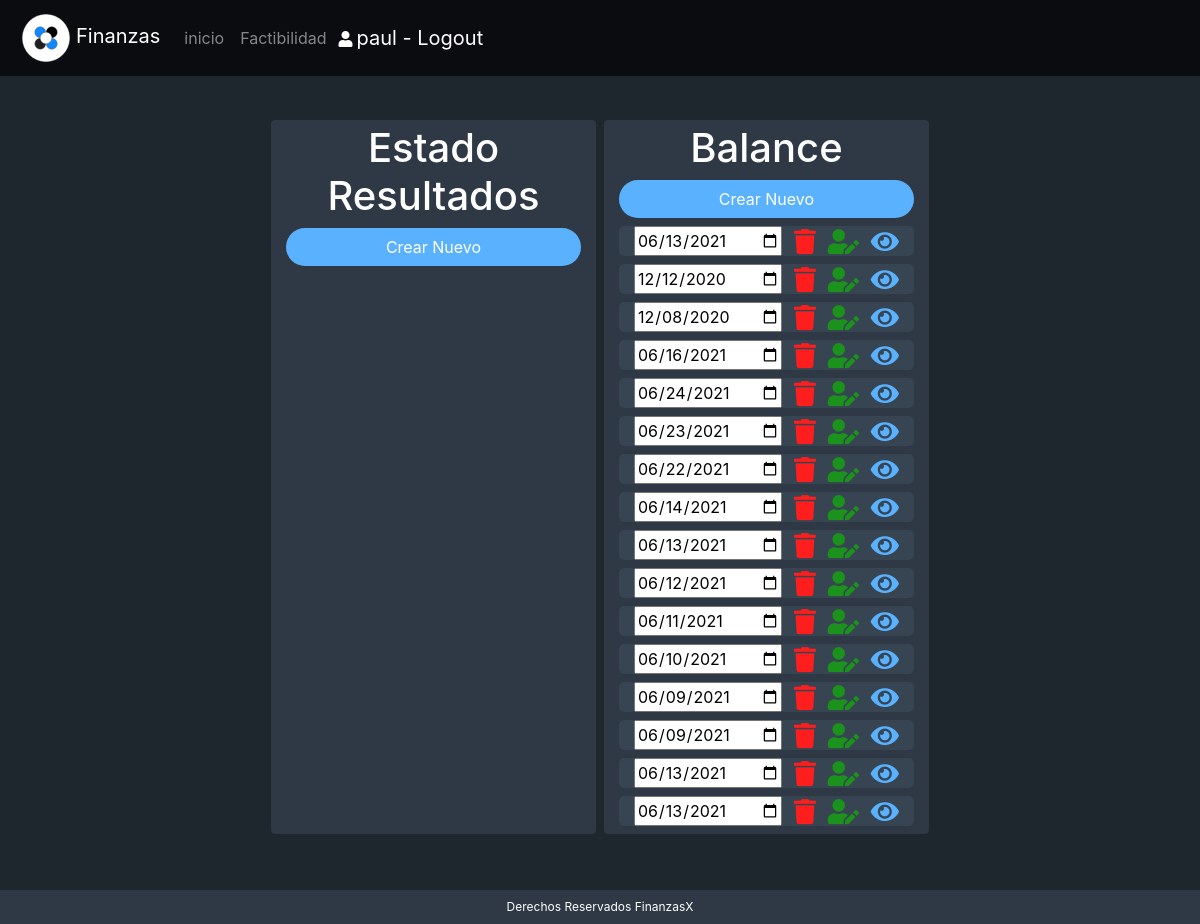
Page /gestion/ (signed in) on the earlier database version.
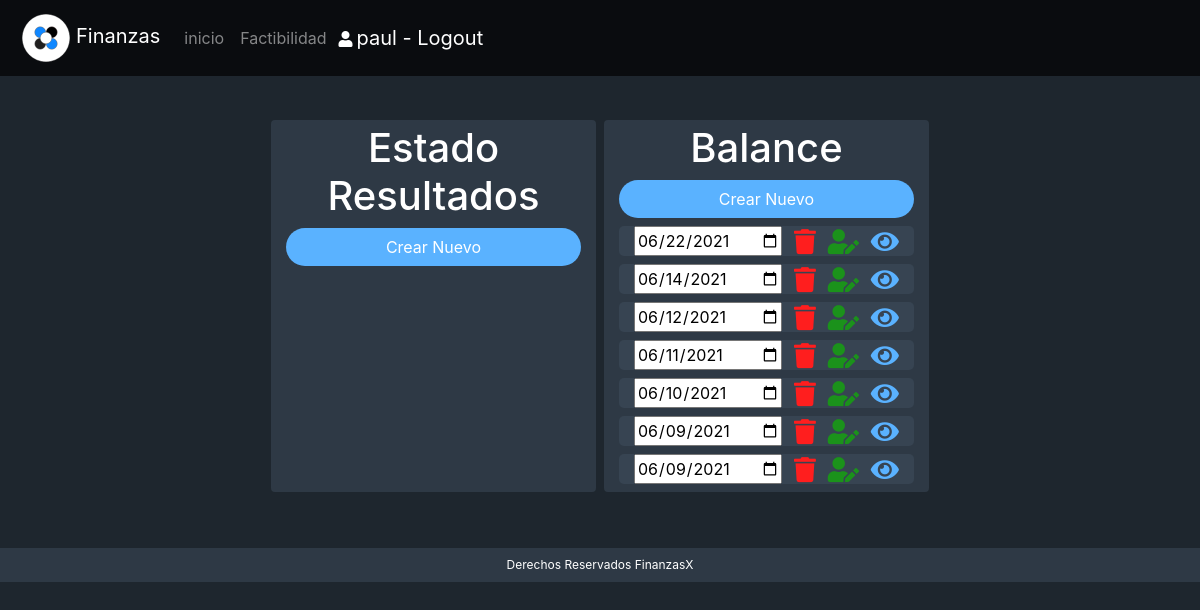
Same page on the later database version.
### gestion/models.py (models this page shows, shortened)
class BalanceGeneral(models.Model):
    disponible = models.FloatField(default=0)
    valoresNegociables = models.FloatField(default=0)
    deudoresPorVenta = models.FloatField(default=0)
    deudoresVarios = models.FloatField(default=0)
    impuestosPorRecuperar = models.FloatField(default=0)
    cuentaPorPagar = models.FloatField(default=0)
    provedores = models.FloatField(default=0)
    retenciones = models.FloatField(default=0)
    convenioConInstituciones = models.FloatField(default=0)
    otros = models.FloatField(default=0)
    mueblesUtiles = models.FloatField(default=0)
    maquinariaEquipoOficina = models.FloatField(default=0)
    otrosActivosFijos = models.FloatField(default=0)
    equipoTransporte = models.FloatField(default=0)
    acredoresHipotecarios = models.FloatField(default=0)
    programasComputacionales = models.FloatField(default=0)
    otros2 = models.FloatField(default=0)
    amortizaciones = models.FloatField(default=0)
    capitalSocial = models.FloatField(default=0)
    utilidadesRetenidas = models.FloatField(default=0)
    fechaCreacion = models.DateField(default=datetime.now)
    creador = models.ForeignKey(settings.AUTH_USER_MODEL,on_delete=models.CASCADE)

### gestion/views.py (the view)
# urls.py: path('',views.index)
def index(request):
    balance=''
    estadoResultados=''
    if str(request.user) != 'AnonymousUser':
        balance = BalanceGeneral.objects.filter(creador=request.user)
        estadoResultados=EstadoResultados.objects.filter(creador=request.user)
    contexto={
        'listaBalance':balance,
        'listaEstadoResultados':estadoResultados
    }
    return render(request,'gestion/index.html',contexto)

### gestion/templates/gestion/index.html (shortened to what this page needs)
{% extends "base_menu.html" %}
{% load static %}
{% block content %}
{% if user.is_authenticated %}
<div class="col-md-12 d-flex justify-content-center mt-5 mb-5">
  <div class="col-md-10  col-sm-12   pl-0 pr-0 d-flex justify-content-center fw-wrap">
    <div class="col-md-4 dark rounded ml-1 mr-1 pl-0 pr-0 mt-2 mb-2">
      <div class="col-md-12 mt-1 mb-1"><h1 class="text-center">Estado Resultados</h1></div>
    <div class="col-md-12 d-flex justify-content-center mt-1 mb-1">
      <button id="agregar" class="btn colorSave col-md-12 ml-2 mr-2 pl-0 pr-0 boton" onclick="window.location='{% url 'gestion:crearEstadoResultados' %}'">Crear Nuevo</button>
    </div>
    </div>
    <div class="col-md-4   dark rounded ml-1 mr-1 pl-0 pr-0 mt-2 mb-2">
      <div class="col-md-12 mt-1 mb-1"><h1 class="text-center">Balance</h1></div>
    <div class="col-md-12 d-flex justify-content-center mt-1 mb-1">
      <button id="agregar" class="btn colorSave col-md-12 ml-2 mr-2 pl-0 pr-0 boton" onclick="window.location='{% url 'gestion:crearBalance' %}'">Crear Nuevo</button>
    </div>
    <div id="tableEstadoResultados" class="col-md-12 mt-1 mb-1 ">
      {% for a in listaBalance %}
      <div class="col-md-12 mt-2 mb-2 d-flex justify-content-between campo">
        <input type="date" value="{{ a.fechaCreacion|date:'Y-m-d' }}">
        <li onclick="window.location='{% url 'gestion:eliminarBalance' a.id %}'" class="fas fa-trash delete d-flex align-items-center" title="Eliminar"></li>
        <li onclick="window.location='{% url 'gestion:actualizarBalance' a.id %}'" class="fas fa-user-edit d-flex align-items-center update" title="Actualizar"></li>
        <li onclick="window.location='{% url 'gestion:detalleBalance' a.id %}'" class="fas fa-eye d-flex align-items-center watch" title="Ver"></li>
      </div>
      {% endfor %}
    </div>
    </div>
  </div>
</div>
{% endif %}
{% endblock %}

### templates/base_menu.html (shortened to what this page needs)
{% extends "base_bootstrap.html" %}
{% load static %}
{% block navbar %}
<nav class="navbar navbar-expand-md navbar-dark black fixed-top" >
    <a class="navbar-brand" href="{% url 'gestion:index' %}"><img class="iconLabsol" src="{% static 'images/iconLabsol.png' %}" alt="">Finanzas</a>
    <div class="collapse navbar-collapse" id="barranavegacion">
      <ul class="navbar-nav">
        <li class="nav-item">
          <a class="nav-link" href="{% url 'gestion:index' %}">inicio</a>
        </li>
        <li class="nav-item">
            <a class="nav-link" href="balance.html">Factibilidad</a>
          </li>
          {% if user.is_authenticated %}
      <li class="color-blue">
        <i class="fas fa-user icon-user ml-1 mr-1"></i><a class="navbar-brand" href="{% url 'logout' %}?next={% url 'gestion:index' %}">{{ user.get_username }} - Logout</a>
      </li>
      {% else %}
      <li class="color-blue">
          <a class="nav-link" href="{% url 'login' %}?next={{request.path}}">Login</a>
      </li>
      {% endif %}
      </ul>
    </div>
</nav>
{% endblock %}
{% block textopie %}Derechos Reservados FinanzasX{% endblock %}

### templates/base_bootstrap.html (shortened to what this page needs)
{% load static %}
<!DOCTYPE html>
<html lang="en">
<head>
    <link href="{% static 'css/bootstrap.min.css' %} " rel="stylesheet">
    <link href="{% static 'css/all.min.css' %} " rel="stylesheet">
    <link href="{% static 'css/main.css' %} " rel="stylesheet">
</head>
<body id="bodu">
    {% block navbar %}{% endblock %}
    {% block content %} {% endblock %}
    <footer class="mifooter dark" >
        <div class="container-fluid">
          <div class="row text-center">
            <div class="col">
              <p class="mb-2 mt-2">{% block textopie %}{% endblock %}</p>
            </div>
          </div>
        </div>
      </footer>
</body>
</html>

### static/css/main.css (style rules this page uses)
.mifooter { background-color: lightgray; font-size: 0.75rem; }
body { padding-top: 4rem; }
.iconLabsol { height: 50px; width: 50px; margin: 0px 5px 0px 5px; }
.colorSave { color: white; background-color: #5AB2FF; }
body { background-color: #1e262e; color: white; }
.dark { background-color: #2e3945; color: white; }
.black { background-color: #0a0c0f; }
.delete { cursor: pointer; color: rgb(255, 30, 30); font-size: 25px; }
.watch { cursor: pointer; color: #5AB2FF; font-size: 25px;; }
.update { cursor: pointer; color: rgb(27, 146, 27); font-size: 25px;; }
.fw-wrap { flex-wrap: wrap; }
.campo { background-color: #374452; border-radius: 5px; }
.boton { border-radius: 20px; }

Differences in the rows shown:
removed BalanceGeneral: fechaCreacion "06/13/2021"
removed BalanceGeneral: fechaCreacion "12/12/2020"
removed BalanceGeneral: fechaCreacion "12/08/2020"
removed BalanceGeneral: fechaCreacion "06/16/2021"
removed BalanceGeneral: fechaCreacion "06/24/2021"
removed BalanceGeneral: fechaCreacion "06/23/2021"
removed BalanceGeneral: fechaCreacion "06/13/2021"
removed BalanceGeneral: fechaCreacion "06/13/2021"
removed BalanceGeneral: fechaCreacion "06/13/2021"
